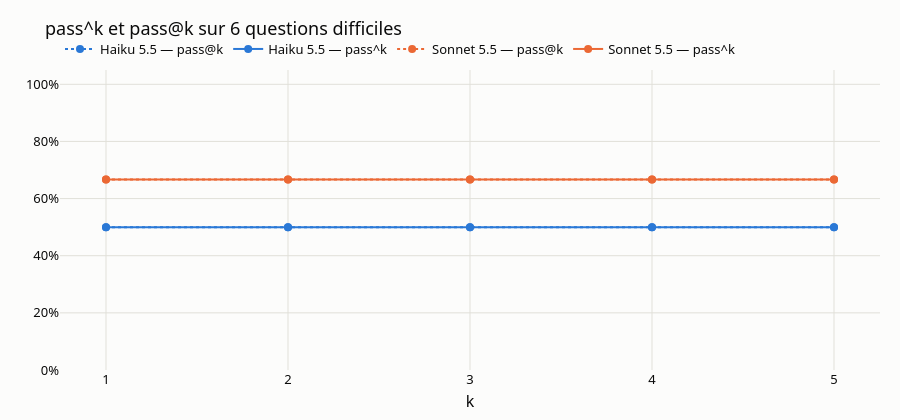

Notebook source saved alongside this figure:
### Code cell
reussites = df2.groupby(["modele", "question_id"])["correct"].agg(c="sum", n="count").reset_index()
n_min = int(reussites["n"].min())
courbes = []
for modele, g in reussites.groupby("modele", sort=False):
    for k in range(1, n_min + 1):
        courbes.append(
            {
                "modele": modele,
                "k": k,
                "pass^k": sum(pass_hat_k(int(r.n), int(r.c), k) for r in g.itertuples()) / len(g),
                "pass@k": sum(pass_at_k(int(r.n), int(r.c), k) for r in g.itertuples()) / len(g),
            }
        )
courbes = pd.DataFrame(courbes)

fig = go.Figure()
for modele in [m for m in resume1.index if m in set(courbes["modele"])] or courbes[
    "modele"
].unique():
    g = courbes[courbes["modele"] == modele]
    for metrique, tirets in (("pass@k", "dot"), ("pass^k", "solid")):
        fig.add_scatter(
            x=g["k"],
            y=g[metrique],
            name=f"{modele} — {metrique}",
            mode="lines+markers",
            line={"color": COULEURS.get(modele), "width": 2, "dash": tirets},
            marker_size=8,
            hovertemplate=f"{modele}<br>{metrique} (k=%{{x}}) : %{{y:.0%}}<extra></extra>",
        )
fig.update_layout(
    title=f"pass^k et pass@k sur {len(questions_difficiles)} questions difficiles",
    xaxis_title="k",
    xaxis_dtick=1,
    yaxis_tickformat=".0%",
    yaxis_range=[0, 1.05],
    height=420,
)
fig.show()
courbes.pivot(index="k", columns="modele", values="pass^k").style.format("{:.0%}")

### Figure 1 — Plotly figure (JSON) as saved in the notebook; plotly's stock layout.template omitted (floating-point values rounded to 4 significant figures)
{"data": [{"hovertemplate": "Haiku 5.5<br>pass@k (k=%{x}) : %{y:.0%}<extra></extra>", "line": {"color": "#2a78d6", "dash": "dot", "width": 2}, "marker": {"size": 8}, "mode": "lines+markers", "name": "Haiku 5.5 — pass@k", "type": "scatter", "x": [1, 2, 3, 4, 5], "y": [0.5, 0.5, 0.5, 0.5, 0.5]}, {"hovertemplate": "Haiku 5.5<br>pass^k (k=%{x}) : %{y:.0%}<extra></extra>", "line": {"color": "#2a78d6", "dash": "solid", "width": 2}, "marker": {"size": 8}, "mode": "lines+markers", "name": "Haiku 5.5 — pass^k", "type": "scatter", "x": [1, 2, 3, 4, 5], "y": [0.5, 0.5, 0.5, 0.5, 0.5]}, {"hovertemplate": "Sonnet 5.5<br>pass@k (k=%{x}) : %{y:.0%}<extra></extra>", "line": {"color": "#eb6834", "dash": "dot", "width": 2}, "marker": {"size": 8}, "mode": "lines+markers", "name": "Sonnet 5.5 — pass@k", "type": "scatter", "x": [1, 2, 3, 4, 5], "y": [0.6667, 0.6667, 0.6667, 0.6667, 0.6667]}, {"hovertemplate": "Sonnet 5.5<br>pass^k (k=%{x}) : %{y:.0%}<extra></extra>", "line": {"color": "#eb6834", "dash": "solid", "width": 2}, "marker": {"size": 8}, "mode": "lines+markers", "name": "Sonnet 5.5 — pass^k", "type": "scatter", "x": [1, 2, 3, 4, 5], "y": [0.6667, 0.6667, 0.6667, 0.6667, 0.6667]}], "layout": {"height": 420, "title": {"text": "pass^k et pass@k sur 6 questions difficiles"}, "xaxis": {"dtick": 1, "title": {"text": "k"}}, "yaxis": {"range": [0, 1.05], "tickformat": ".0%"}}}
